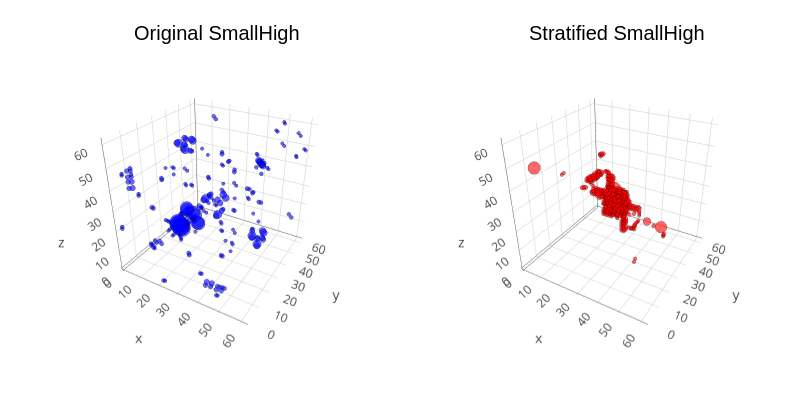

The notebook cell saved with this chart:
### Code cell
# Plot SmallHigh and SmallHigh_strat side by side
p1 = plot_tensor(SmallHigh; title="Original SmallHigh", color=:blue)
p2 = plot_tensor(SmallHigh_strat; title="Stratified SmallHigh", color=:red)
Plots.plot(p1, p2; layout=(1,2), size=(800,400))
